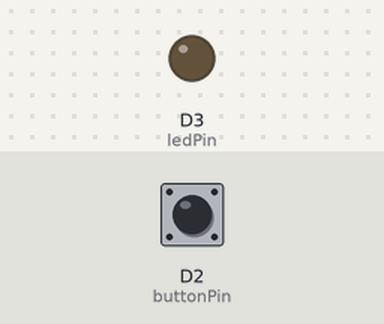
Bench run of a sketch on a simulated ESP8266 (NodeMCU). Shown: output pins drawn as LEDs (lit = HIGH). The inputs (shaded band) are chosen by the test bench; at power-on: D2 (buttonPin) HIGH. WiFi joins after 1.5 s; servers stay silent unless stated; what the sketch prints to the serial monitor is not drawn.

Above: at 3.2 s.
3.3 s: D2 (buttonPin) pulled LOW for 0.15 s
At 3.9 s:
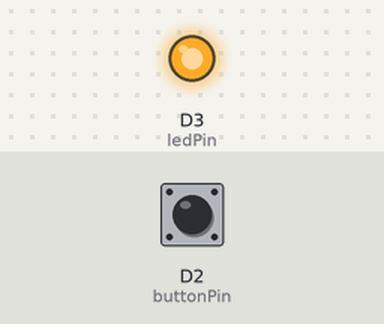
6.4 s: D2 (buttonPin) pulled LOW for 1 s
At 9.2 s:
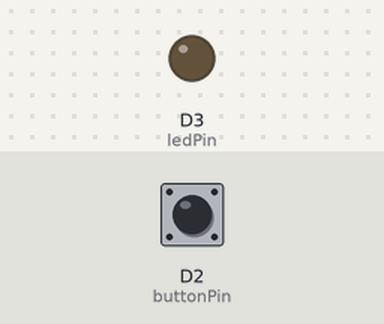
10.1 s: D2 (buttonPin) pulled LOW for 3.2 s
At 11.5 s:
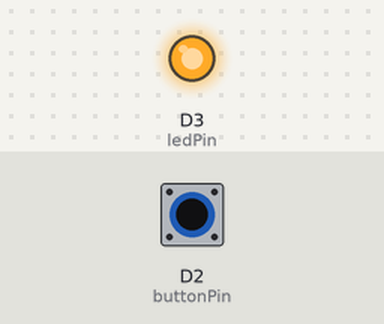
Timing chart, 0 to 16.0 s (numbered marks = the images above; inputs shaded):
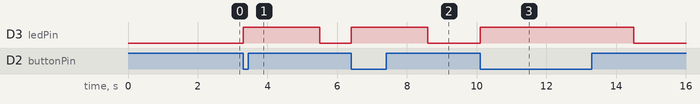

Measured:
- after the input at 3.3 s, D3 (ledPin): LOW → HIGH at once, → LOW 2.2 s later
- after the input at 6.4 s, D3 (ledPin): LOW → HIGH at once, → LOW 2.2 s later
- after the input at 10.1 s, D3 (ledPin): LOW → HIGH at once, → LOW 4.4 s later

The sketch:

sistem-parkir-sendDataLicensePlate.ino
```cpp
#include <Wire.h>
#include <Adafruit_Sensor.h>
#include <ESP8266WiFi.h>
#include <WiFiClient.h>
#include <WiFiServer.h>
#include <Adafruit_Thermal.h>
#include <Adafruit_GFX.h>

#define SSID "Office"
#define PASS "0ff1c3123"

const int buttonPin = D2;
const int ledPin = D3;
int buttonState = 0;
char server[] = "https://sparkir.rumahsakit-harapanmulia.id/";
int port = 80;

Adafruit_Thermal printer(&Serial, 9); // define printer object

void setup() {
  Serial.begin(115200);
  Serial.println();
  pinMode(buttonPin,INPUT_PULLUP);
  pinMode(ledPin, OUTPUT);
  connectWiFi();
  printer.begin(); // initialize printer
}

void loop() {
  int buttonState = digitalRead(buttonPin);

  if (buttonState == LOW) {
    digitalWrite(ledPin, HIGH);
    delay(1000);
    String license_plate = "F 1234 G";
    sendToLaravel(license_plate);
  }
  else {
    digitalWrite(ledPin, LOW);
  }
}

void sendToLaravel(String license_plate) {
  String data = "&license_plate=" + license_plate;
  WiFiClient client;
  if (client.connect(server, port)) {
    client.println("POST /api/parkir HTTP/1.1");
    client.println("Host: " + String(server));
    client.println("Content-Type: application/x-www-form-urlencoded");
    client.println("Content-Length: " + String(data.length()));
    client.println("");
    client.print(data);
    Serial.println("Data send to laravel :  " + data);
  } else {
    Serial.println("Faile to connect to server ");
  }
  delay(1000);
}

void connectWiFi() {
  Serial.print("Connecting to WiFi...");
  WiFi.begin(SSID, PASS);
  while (WiFi.status() != WL_CONNECTED) {
    delay(1000);
    Serial.print(".");
  }
  Serial.println("connected!");
  Serial.print("IP address: ");
  Serial.println(WiFi.localIP());
}
```
